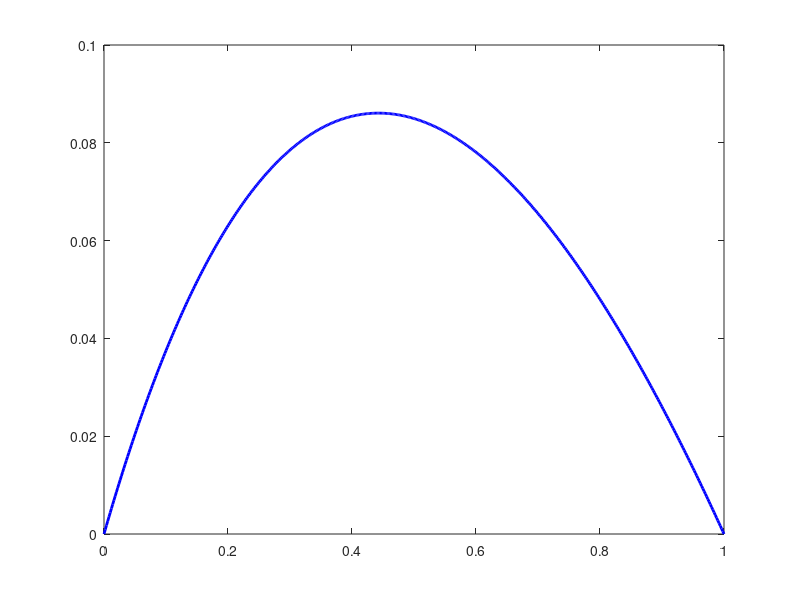

Recreate this plot in MATLAB. (Note: this script raises an error after producing the figure.)
% demo of the finite element method for the problem -((1+x)u')' = 1

N = 8;
h = 1/(N+1);
x = [1:N]*h;

%%
% construct the stiffness matrix (integrals done by hand)

maindiag = 2/h*((1:N)*h + 1);
offdiag = -((1:N-1) + 1/h + 1/2);
K = diag(maindiag) + diag(offdiag,1) + diag(offdiag,-1);

% construct the load vector (integrals done by hand)
% b = exp(x(:))/h*(exp(h)+exp(-h)-2); % f for solution #1
% b = h*exp(x(:)); % FD load for solution #1
b = ones(N,1)*h; % f for solution #2 and #3

% solve for expansion coefficients of Galerkin approximation
c = K\b;

%%
% plot the true solution
xx = linspace(0,1,500)';     % finely spaced points between 0 and 1.
% u = -exp(xx) + (exp(1)-1)*xx + 1;      % true solution #1
% u = .5*xx.*(1-xx);      % true solution #2
u = log(1+xx)/log(2) - xx; %true solution #3

figure(1), clf
plot(xx, u, 'b-','linewidth',2)
hold on

% plot the approximation solution
uN = zeros(size(xx));
for j=1:N
    uN = uN + c(j)*hat(xx,j,N);
end
plot(xx, uN, 'r-','linewidth',2)

set(gca,'fontsize',16)
xlabel('x')
legend('true solution', 'u_N(x)')
title(sprintf('N = %d', N))
%%
figure(2)
% plot the error in the solution for this N
plot(xx, u-uN, 'r-','linewidth',2)
set(gca,'fontsize',16)
xlabel('x')
ylabel(' u(x) - u_N(x)')

% approximate the maximum error for this value of N
maxerr = max(abs(u - uN));
title(['Max error = ' num2str(maxerr)])
